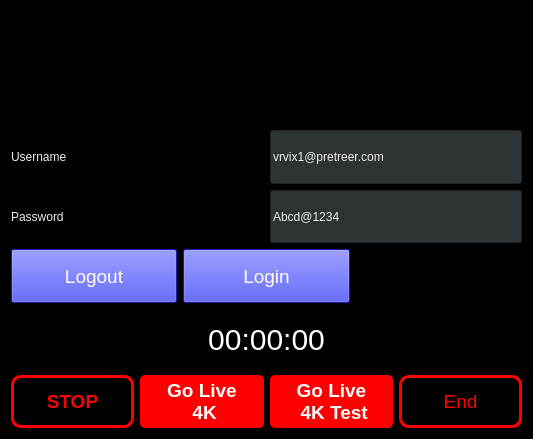
<?xml version="1.0" encoding="UTF-8"?>
<ui version="4.0">
 <class>Dialog</class>
 <widget class="QDialog" name="Dialog">
  <property name="geometry">
   <rect>
    <x>0</x>
    <y>0</y>
    <width>533</width>
    <height>439</height>
   </rect>
  </property>
  <property name="windowTitle">
   <string>Dialog</string>
  </property>
  <property name="styleSheet">
   <string notr="true">background-color: rgb(0, 0, 0);</string>
  </property>
  <layout class="QGridLayout" name="gridLayout_2">
   <item row="0" column="0">
    <layout class="QGridLayout" name="gridLayout">
     <item row="0" column="0">
      <layout class="QHBoxLayout" name="horizontalLayout">
       <item>
        <widget class="QLabel" name="labelProfileImage">
         <property name="maximumSize">
          <size>
           <width>500</width>
           <height>500</height>
          </size>
         </property>
         <property name="styleSheet">
          <string notr="true"/>
         </property>
         <property name="text">
          <string/>
         </property>
         <property name="scaledContents">
          <bool>true</bool>
         </property>
        </widget>
       </item>
       <item>
        <widget class="QPushButton" name="buttonSettingsStreamWindow">
         <property name="sizePolicy">
          <sizepolicy hsizetype="Minimum" vsizetype="Preferred">
           <horstretch>0</horstretch>
           <verstretch>0</verstretch>
          </sizepolicy>
         </property>
         <property name="text">
          <string/>
         </property>
         <property name="icon">
          <iconset>
           <normaloff>New folder/cameraSettings.png</normaloff>New folder/cameraSettings.png</iconset>
         </property>
         <property name="iconSize">
          <size>
           <width>40</width>
           <height>40</height>
          </size>
         </property>
         <property name="flat">
          <bool>true</bool>
         </property>
        </widget>
       </item>
       <item alignment="Qt::AlignRight|Qt::AlignTop">
        <widget class="QPushButton" name="buttonExit">
         <property name="sizePolicy">
          <sizepolicy hsizetype="Preferred" vsizetype="Preferred">
           <horstretch>0</horstretch>
           <verstretch>0</verstretch>
          </sizepolicy>
         </property>
         <property name="styleSheet">
          <string notr="true">
QPushButton:!pressed{

border-radius: 2px;
border-style: solid;
border-width: 0px;
border-radius: 10px;
border-color: #0FF;
	background-color: rgb(0, 0, 0);
}
QPushButton:pressed{

border-radius: 5px;

}</string>
         </property>
         <property name="text">
          <string/>
         </property>
         <property name="icon">
          <iconset>
           <normaloff>New folder/close-button(3).png</normaloff>New folder/close-button(3).png</iconset>
         </property>
         <property name="iconSize">
          <size>
           <width>40</width>
           <height>40</height>
          </size>
         </property>
         <property name="checkable">
          <bool>true</bool>
         </property>
         <property name="checked">
          <bool>false</bool>
         </property>
         <property name="flat">
          <bool>true</bool>
         </property>
        </widget>
       </item>
      </layout>
     </item>
     <item row="1" column="0">
      <layout class="QHBoxLayout" name="horizontalLayout_7">
       <item>
        <widget class="QLabel" name="labelFullName">
         <property name="font">
          <font>
           <pointsize>15</pointsize>
          </font>
         </property>
         <property name="styleSheet">
          <string notr="true">color: rgb(238, 238, 236);</string>
         </property>
         <property name="text">
          <string/>
         </property>
        </widget>
       </item>
       <item>
        <widget class="QPushButton" name="buttonKeyboard">
         <property name="enabled">
          <bool>true</bool>
         </property>
         <property name="sizePolicy">
          <sizepolicy hsizetype="Minimum" vsizetype="Preferred">
           <horstretch>0</horstretch>
           <verstretch>0</verstretch>
          </sizepolicy>
         </property>
         <property name="maximumSize">
          <size>
           <width>100</width>
           <height>16777215</height>
          </size>
         </property>
         <property name="autoFillBackground">
          <bool>false</bool>
         </property>
         <property name="text">
          <string/>
         </property>
         <property name="icon">
          <iconset>
           <normaloff>New folder/keyboard(3).png</normaloff>New folder/keyboard(3).png</iconset>
         </property>
         <property name="iconSize">
          <size>
           <width>40</width>
           <height>40</height>
          </size>
         </property>
         <property name="default">
          <bool>false</bool>
         </property>
         <property name="flat">
          <bool>true</bool>
         </property>
        </widget>
       </item>
      </layout>
     </item>
     <item row="3" column="0">
      <layout class="QHBoxLayout" name="horizontalLayout_6">
       <item>
        <widget class="QLabel" name="labelPassword">
         <property name="styleSheet">
          <string notr="true">color: rgb(238, 238, 236);</string>
         </property>
         <property name="text">
          <string>Password </string>
         </property>
        </widget>
       </item>
       <item>
        <widget class="QLineEdit" name="lineEditPassword">
         <property name="sizePolicy">
          <sizepolicy hsizetype="Preferred" vsizetype="Preferred">
           <horstretch>0</horstretch>
           <verstretch>0</verstretch>
          </sizepolicy>
         </property>
         <property name="styleSheet">
          <string notr="true">color: rgb(238, 238, 236);
background-color: rgb(46, 52, 54);</string>
         </property>
         <property name="text">
          <string>Abcd@1234</string>
         </property>
        </widget>
       </item>
      </layout>
     </item>
     <item row="6" column="0">
      <layout class="QHBoxLayout" name="horizontalLayout_4">
       <item>
        <widget class="QLabel" name="labelShowStreamTimer">
         <property name="sizePolicy">
          <sizepolicy hsizetype="Preferred" vsizetype="Preferred">
           <horstretch>0</horstretch>
           <verstretch>0</verstretch>
          </sizepolicy>
         </property>
         <property name="minimumSize">
          <size>
           <width>0</width>
           <height>60</height>
          </size>
         </property>
         <property name="styleSheet">
          <string notr="true">color: white;
font-size:30px;
margin-top:10px;
margin-bottom:10px;</string>
         </property>
         <property name="text">
          <string>00:00:00</string>
         </property>
         <property name="alignment">
          <set>Qt::AlignCenter</set>
         </property>
        </widget>
       </item>
      </layout>
     </item>
     <item row="7" column="0">
      <layout class="QHBoxLayout" name="horizontalLayout_2">
       <item>
        <widget class="QPushButton" name="buttonStopStream">
         <property name="sizePolicy">
          <sizepolicy hsizetype="Minimum" vsizetype="Preferred">
           <horstretch>0</horstretch>
           <verstretch>0</verstretch>
          </sizepolicy>
         </property>
         <property name="minimumSize">
          <size>
           <width>50</width>
           <height>50</height>
          </size>
         </property>
         <property name="font">
          <font>
           <pointsize>14</pointsize>
           <weight>75</weight>
           <bold>true</bold>
          </font>
         </property>
         <property name="styleSheet">
          <string notr="true">
QPushButton:!pressed{
color:#FF0000;
border-radius: 2px;
border-style: solid;
border-width: 3px;
border-radius: 10px;
border-color:  #FF0000;
}
QPushButton:pressed{
border-radius: 5px;

}</string>
         </property>
         <property name="text">
          <string>STOP</string>
         </property>
         <property name="iconSize">
          <size>
           <width>40</width>
           <height>30</height>
          </size>
         </property>
        </widget>
       </item>
       <item>
        <widget class="QPushButton" name="buttonPlayStream">
         <property name="sizePolicy">
          <sizepolicy hsizetype="Minimum" vsizetype="Preferred">
           <horstretch>0</horstretch>
           <verstretch>0</verstretch>
          </sizepolicy>
         </property>
         <property name="minimumSize">
          <size>
           <width>50</width>
           <height>50</height>
          </size>
         </property>
         <property name="font">
          <font>
           <pointsize>14</pointsize>
           <weight>75</weight>
           <bold>true</bold>
          </font>
         </property>
         <property name="styleSheet">
          <string notr="true">border: 0px solid dodgerblue;
background-color: rgb(255, 0, 0);
color: rgb(255, 255, 255);
border-radius: 5px;</string>
         </property>
         <property name="text">
          <string>Go Live 
 4K</string>
         </property>
         <property name="iconSize">
          <size>
           <width>25</width>
           <height>25</height>
          </size>
         </property>
        </widget>
       </item>
       <item>
        <widget class="QPushButton" name="buttonPlayStream4K">
         <property name="sizePolicy">
          <sizepolicy hsizetype="Minimum" vsizetype="Preferred">
           <horstretch>0</horstretch>
           <verstretch>0</verstretch>
          </sizepolicy>
         </property>
         <property name="minimumSize">
          <size>
           <width>50</width>
           <height>50</height>
          </size>
         </property>
         <property name="font">
          <font>
           <pointsize>14</pointsize>
           <weight>75</weight>
           <bold>true</bold>
          </font>
         </property>
         <property name="styleSheet">
          <string notr="true">border: 0px solid dodgerblue;
background-color: rgb(255, 0, 0);
color: rgb(255, 255, 255);
border-radius: 5px;</string>
         </property>
         <property name="text">
          <string>Go Live 
 4K Test</string>
         </property>
         <property name="iconSize">
          <size>
           <width>25</width>
           <height>25</height>
          </size>
         </property>
        </widget>
       </item>
       <item>
        <widget class="QPushButton" name="buttonStop4K">
         <property name="sizePolicy">
          <sizepolicy hsizetype="Minimum" vsizetype="Preferred">
           <horstretch>0</horstretch>
           <verstretch>0</verstretch>
          </sizepolicy>
         </property>
         <property name="font">
          <font>
           <pointsize>14</pointsize>
          </font>
         </property>
         <property name="styleSheet">
          <string notr="true">
QPushButton:!pressed{
color:#FF0000;
border-radius: 2px;
border-style: solid;
border-width: 3px;
border-radius: 10px;
border-color:  #FF0000;
}
QPushButton:pressed{
border-radius: 5px;

}</string>
         </property>
         <property name="text">
          <string>End</string>
         </property>
        </widget>
       </item>
      </layout>
     </item>
     <item row="4" column="0">
      <layout class="QHBoxLayout" name="horizontalLayout_8">
       <item>
        <widget class="QPushButton" name="buttonLogout">
         <property name="sizePolicy">
          <sizepolicy hsizetype="Minimum" vsizetype="Preferred">
           <horstretch>0</horstretch>
           <verstretch>0</verstretch>
          </sizepolicy>
         </property>
         <property name="font">
          <font>
           <pointsize>14</pointsize>
          </font>
         </property>
         <property name="styleSheet">
          <string notr="true">
QPushButton:!pressed{
color:white;
background-color: rgb(36, 41, 232);
}
QPushButton:pressed{
border-radius: 5px;


}</string>
         </property>
         <property name="text">
          <string>Logout</string>
         </property>
         <property name="flat">
          <bool>false</bool>
         </property>
        </widget>
       </item>
       <item>
        <widget class="QPushButton" name="buttonLogin">
         <property name="sizePolicy">
          <sizepolicy hsizetype="Minimum" vsizetype="Preferred">
           <horstretch>0</horstretch>
           <verstretch>0</verstretch>
          </sizepolicy>
         </property>
         <property name="font">
          <font>
           <pointsize>14</pointsize>
          </font>
         </property>
         <property name="styleSheet">
          <string notr="true">
QPushButton:!pressed{
color:white;
background-color: rgb(36, 41, 232);

}
QPushButton:pressed{
border-radius: 5px;

}</string>
         </property>
         <property name="text">
          <string>Login</string>
         </property>
        </widget>
       </item>
       <item>
        <widget class="QLabel" name="labelLoadingIcon">
         <property name="text">
          <string>TextLabel</string>
         </property>
        </widget>
       </item>
      </layout>
     </item>
     <item row="2" column="0">
      <layout class="QHBoxLayout" name="horizontalLayout_5">
       <item>
        <widget class="QLabel" name="labelUsername">
         <property name="styleSheet">
          <string notr="true">color: rgb(238, 238, 236);</string>
         </property>
         <property name="text">
          <string>Username </string>
         </property>
        </widget>
       </item>
       <item>
        <widget class="QLineEdit" name="lineEditUsername">
         <property name="sizePolicy">
          <sizepolicy hsizetype="Preferred" vsizetype="Preferred">
           <horstretch>0</horstretch>
           <verstretch>0</verstretch>
          </sizepolicy>
         </property>
         <property name="font">
          <font>
           <strikeout>false</strikeout>
           <stylestrategy>PreferDefault</stylestrategy>
          </font>
         </property>
         <property name="focusPolicy">
          <enum>Qt::StrongFocus</enum>
         </property>
         <property name="styleSheet">
          <string notr="true">color: rgb(238, 238, 236);
background-color: rgb(46, 52, 54);</string>
         </property>
         <property name="text">
          <string>vrvix1@pretreer.com</string>
         </property>
        </widget>
       </item>
      </layout>
     </item>
    </layout>
   </item>
  </layout>
 </widget>
 <resources/>
 <connections/>
</ui>
